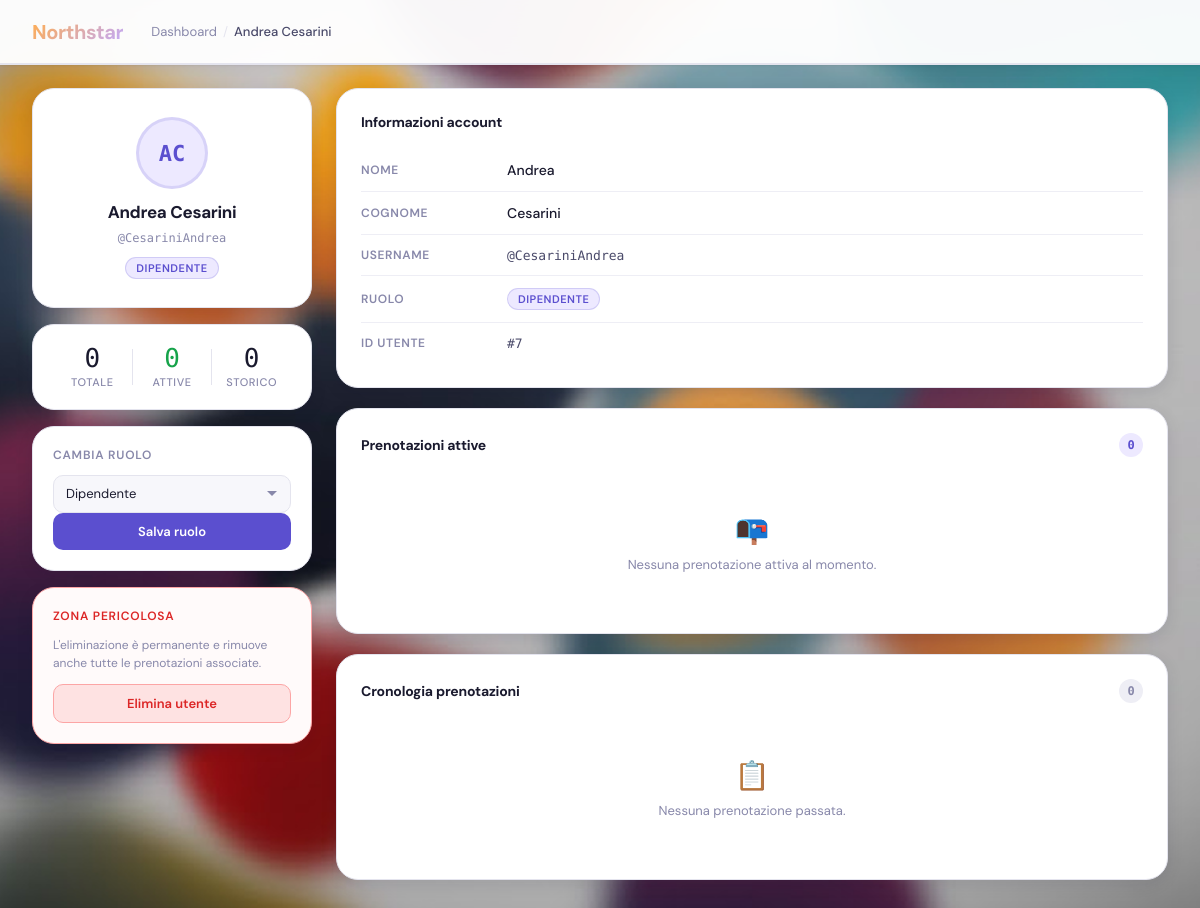
The app's page /public/admin/utenti/index.php?id=7 (signed in), older data.
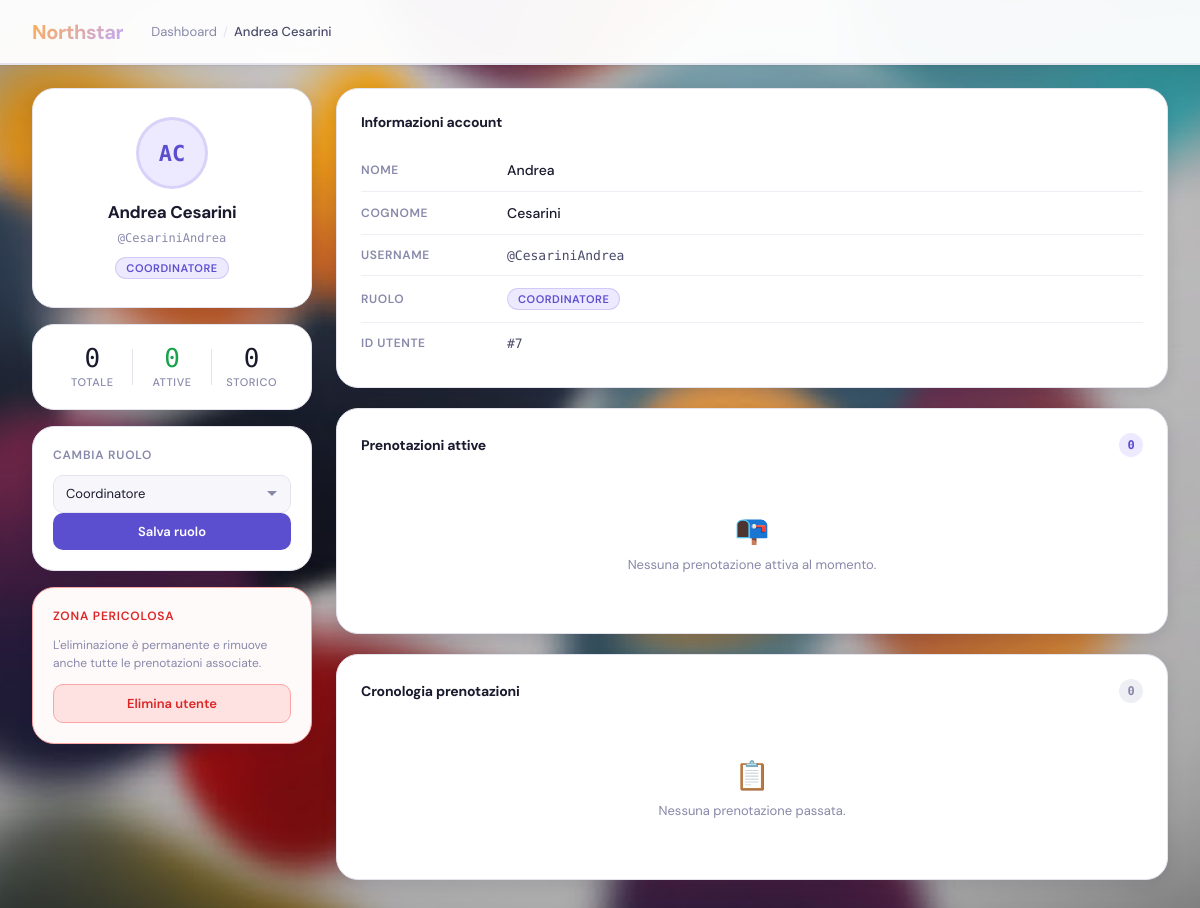
The same page, newer data.
### tables this page shows
CREATE TABLE `utenti` (
  `id_utente` int(11) NOT NULL,
  `nome` varchar(50) NOT NULL,
  `cognome` varchar(50) NOT NULL,
  `username` varchar(100) NOT NULL,
  `password` varchar(255) NOT NULL,
  `id_ruolo` int(11) NOT NULL,
  `id_coordinatore` int(11) DEFAULT NULL
);

CREATE TABLE `ruoli` (
  `id_ruolo` int(11) NOT NULL,
  `nome_ruolo` varchar(20) NOT NULL
);

### public/admin/utenti/index.php (the view, shortened to what the changed rows need)
<?php
require_once __DIR__ . "/../../../config/config.php";
$userId = isset($_GET['id']) ? (int)$_GET['id'] : 0;
$sql = "SELECT u.id_utente, u.nome, u.cognome, u.username, u.id_ruolo, r.nome_ruolo as ruolo
        FROM utenti u
        JOIN ruoli r ON u.id_ruolo = r.id_ruolo
        WHERE u.id_utente = ? LIMIT 1";
$stmt = $conn->prepare($sql);
$stmt->bind_param("i", $userId);
$stmt->execute();
$result = $stmt->get_result();
$user = $result->fetch_assoc();
$roles = [];
$result = $conn->query("SELECT id_ruolo, nome_ruolo FROM ruoli ORDER BY nome_ruolo");
if ($result) {
    while ($row = $result->fetch_assoc()) { $roles[] = $row; }
}
$initials = strtoupper(substr($user['nome'], 0, 1) . substr($user['cognome'], 0, 1));
?>
<!DOCTYPE html>
<html lang="it">
<head>
    <link rel="stylesheet" href="../dashboard/dashboard.css">
    <link rel="stylesheet" href="./utenti.css">
</head>
<body>
<header class="header">
    <div class="header-left">
        <h1>Northstar</h1>
        <nav class="header-breadcrumb">
            <a href="../dashboard/index.php">Dashboard</a>
            <span class="bc-sep">/</span>
            <span class="bc-current"><?php echo htmlspecialchars($user['nome'] . ' ' . $user['cognome']); ?></span>
        </nav>
    </div>
</header>
<div class="utenti-page">
    <aside class="utenti-aside">
        <div class="profile-card">
            <div class="profile-avatar"><?php echo $initials; ?></div>
            <h2 class="profile-name"><?php echo htmlspecialchars($user['nome'] . ' ' . $user['cognome']); ?></h2>
            <span class="profile-username">@<?php echo htmlspecialchars($user['username']); ?></span>
            <span class="role-pill role-pill--aside"><?php echo htmlspecialchars($user['ruolo']); ?></span>
        </div>
        <div class="action-card">
            <form method="POST">
                <select name="id_ruolo" class="role-select">
                    <?php foreach ($roles as $role): ?>
                        <option value="<?php echo $role['id_ruolo']; ?>"
                            <?php echo $role['id_ruolo'] == $user['id_ruolo'] ? 'selected' : ''; ?>>
                            <?php echo htmlspecialchars($role['nome_ruolo']); ?>
                        </option>
                    <?php endforeach; ?>
                </select>
                <button type="submit" class="btn-primary btn-full">Salva ruolo</button>
            </form>
        </div>
    </aside>
    <main class="utenti-main">
        <div class="panel">
            <div class="info-rows">
                <div class="info-row">
                    <span class="info-key">Nome</span>
                    <span class="info-val"><?php echo htmlspecialchars($user['nome']); ?></span>
                </div>
                <div class="info-row">
                    <span class="info-key">Cognome</span>
                    <span class="info-val"><?php echo htmlspecialchars($user['cognome']); ?></span>
                </div>
                <div class="info-row">
                    <span class="info-key">Username</span>
                    <span class="info-val mono">@<?php echo htmlspecialchars($user['username']); ?></span>
                </div>
                <div class="info-row">
                    <span class="info-val">
                        <span class="role-pill"><?php echo htmlspecialchars($user['ruolo']); ?></span>
                    </span>
                </div>
                <div class="info-row">
                    <span class="info-key">ID utente</span>
                    <span class="info-val mono">#<?php echo $user['id_utente']; ?></span>
                </div>
            </div>
        </div>
    </main>
</div>
</body>
</html>

Row changes from the older to the newer data that the page shows:
changed utenti "AC": id_ruolo.nome_ruolo "DIPENDENTE" → "COORDINATORE"; id_ruolo "Dipendente" → "Coordinatore"
